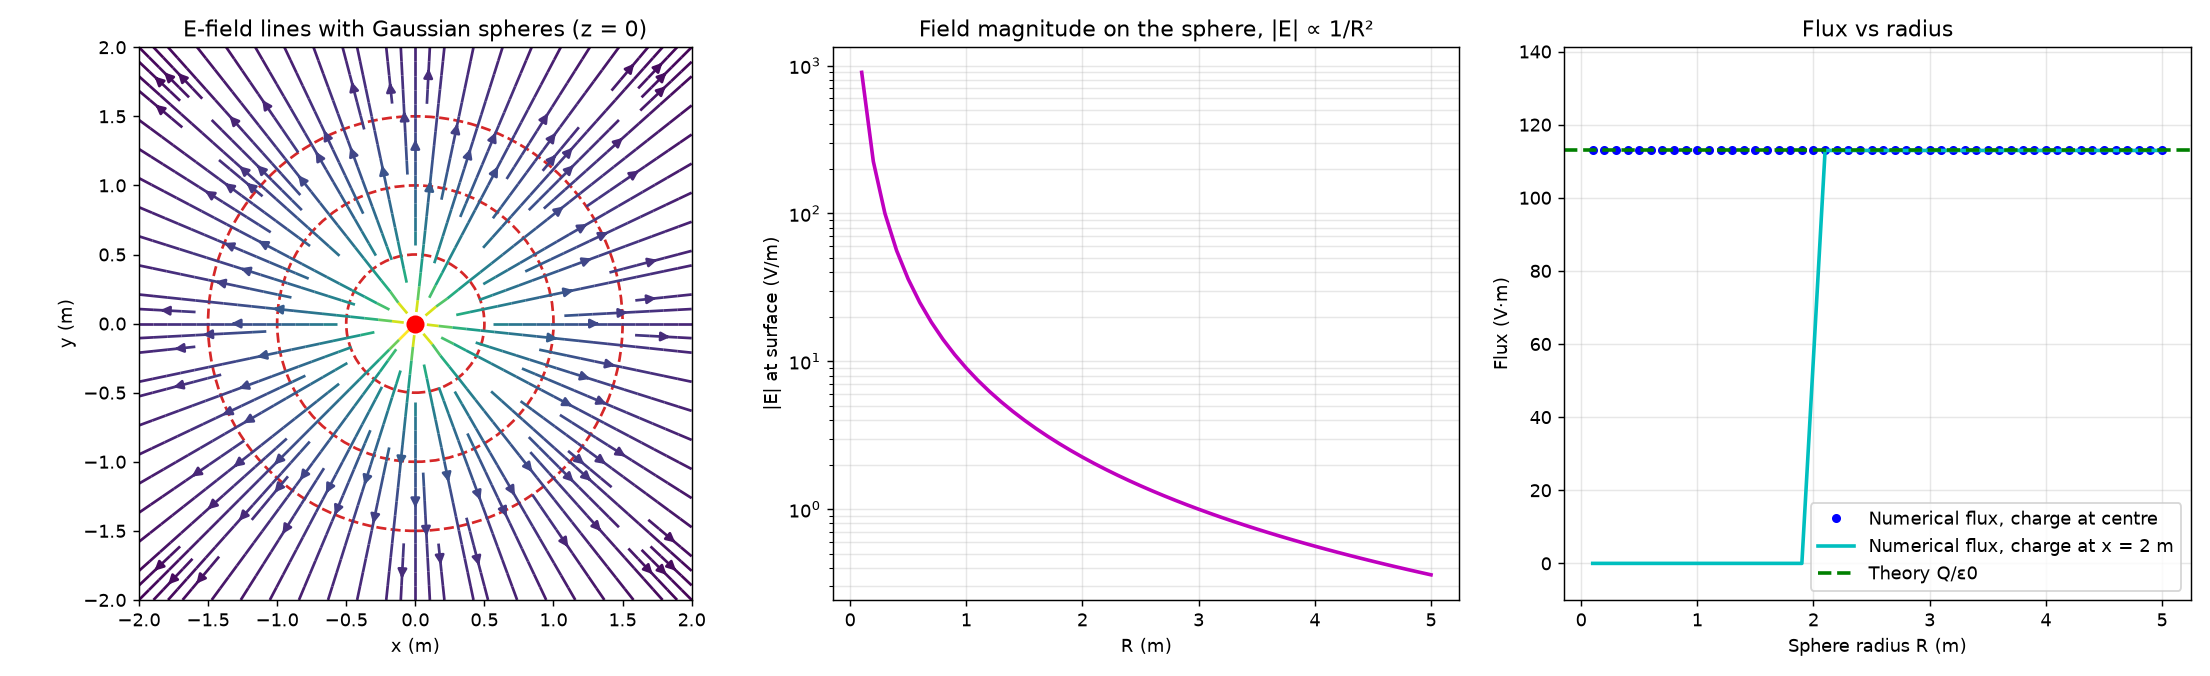

The script that saved this image:
"""
Simulation 1 - Gauss's Law: flux of a point charge through a spherical Gaussian surface.

Numerically integrates E.dA over spheres of different radii and compares with Q/eps0.
Parameters: Q = 1 nC at the origin, radii 0.1 m to 5 m.
Run:  python sim1_gauss_flux.py
"""
import numpy as np
import matplotlib
matplotlib.use("Agg")
import matplotlib.pyplot as plt

EPS0 = 8.854187817e-12
K = 1 / (4 * np.pi * EPS0)
Q = 1e-9  # 1 nC


def E_field(q, q_pos, pts):
    r = pts - q_pos
    rmag = np.linalg.norm(r, axis=-1, keepdims=True)
    return K * q * r / rmag**3


def flux_sphere(q, q_pos, R, n=300):
    """Midpoint-rule surface integral of E.n dA over a sphere of radius R centred at the origin."""
    dth, dph = np.pi / n, 2 * np.pi / (2 * n)
    th = (np.arange(n) + 0.5) * dth
    ph = (np.arange(2 * n) + 0.5) * dph
    TH, PH = np.meshgrid(th, ph, indexing="ij")
    nrm = np.stack([np.sin(TH) * np.cos(PH), np.sin(TH) * np.sin(PH), np.cos(TH)], -1)
    dA = R**2 * np.sin(TH) * dth * dph
    return np.sum(np.sum(E_field(q, q_pos, R * nrm) * nrm, -1) * dA)


def main():
    theory = Q / EPS0
    origin = np.zeros(3)
    print("=" * 66)
    print("SIMULATION 1: Gauss's Law - flux through a spherical Gaussian surface")
    print("=" * 66)
    print(f"Q = {Q:.1e} C at the origin   Theoretical flux Q/eps0 = {theory:.4f} V.m\n")
    print(f"{'R (m)':>8} {'|E| on surface (V/m)':>22} {'Flux (V.m)':>14} {'Error %':>10}")
    table_r = [0.1, 0.5, 1.0, 2.0, 3.0, 5.0]
    for R in table_r:
        phi = flux_sphere(Q, origin, R)
        print(f"{R:8.2f} {K * Q / R**2:22.4f} {phi:14.4f} {abs(phi - theory) / theory * 100:10.5f}")
    print("\n|E| falls as 1/R^2 while the area grows as R^2, so the flux stays equal to Q/eps0.")

    radii = np.linspace(0.1, 5, 50)
    flux_c = np.array([flux_sphere(Q, origin, R, 150) for R in radii])
    # Extra check: charge displaced to x = 2 m, flux only counts once it is enclosed
    q_off = np.array([2.0, 0, 0])
    flux_off = np.array([flux_sphere(Q, q_off, R, 150) for R in radii])

    fig, axes = plt.subplots(1, 3, figsize=(17, 5.2))
    ax = axes[0]
    x = np.linspace(-2, 2, 40)
    X, Y = np.meshgrid(x, x)
    E = E_field(Q, origin, np.stack([X, Y, np.zeros_like(X)], -1) + 1e-9)
    ax.streamplot(X, Y, E[..., 0], E[..., 1], color=np.log10(np.linalg.norm(E, axis=-1)),
                  cmap="viridis", density=1.3)
    for R in (0.5, 1.0, 1.5):
        ax.add_patch(plt.Circle((0, 0), R, fill=False, ec="tab:red", lw=1.5, ls="--"))
    ax.plot(0, 0, "ro", ms=9)
    ax.set_aspect("equal"); ax.set_xlabel("x (m)"); ax.set_ylabel("y (m)")
    ax.set_title("E-field lines with Gaussian spheres (z = 0)")

    ax = axes[1]
    ax.semilogy(radii, K * Q / radii**2, "m-", lw=2)
    ax.set_xlabel("R (m)"); ax.set_ylabel("|E| at surface (V/m)")
    ax.set_title("Field magnitude on the sphere, |E| ∝ 1/R²"); ax.grid(alpha=0.3, which="both")

    ax = axes[2]
    ax.plot(radii, flux_c, "bo", ms=4, label="Numerical flux, charge at centre")
    ax.plot(radii, flux_off, "c-", lw=2, label="Numerical flux, charge at x = 2 m")
    ax.axhline(theory, color="g", ls="--", lw=2, label="Theory Q/ε0")
    ax.set_xlabel("Sphere radius R (m)"); ax.set_ylabel("Flux (V·m)")
    ax.set_ylim(-10, theory * 1.25)
    ax.set_title("Flux vs radius"); ax.grid(alpha=0.3); ax.legend(loc="lower right")
    plt.tight_layout()
    plt.savefig("sim1_gauss_flux.png", dpi=130)
    print("Displaced-charge check: flux is 0 for R < 2 m and Q/eps0 for R > 2 m.")
    print("Plot saved: sim1_gauss_flux.png")


if __name__ == "__main__":
    main()
